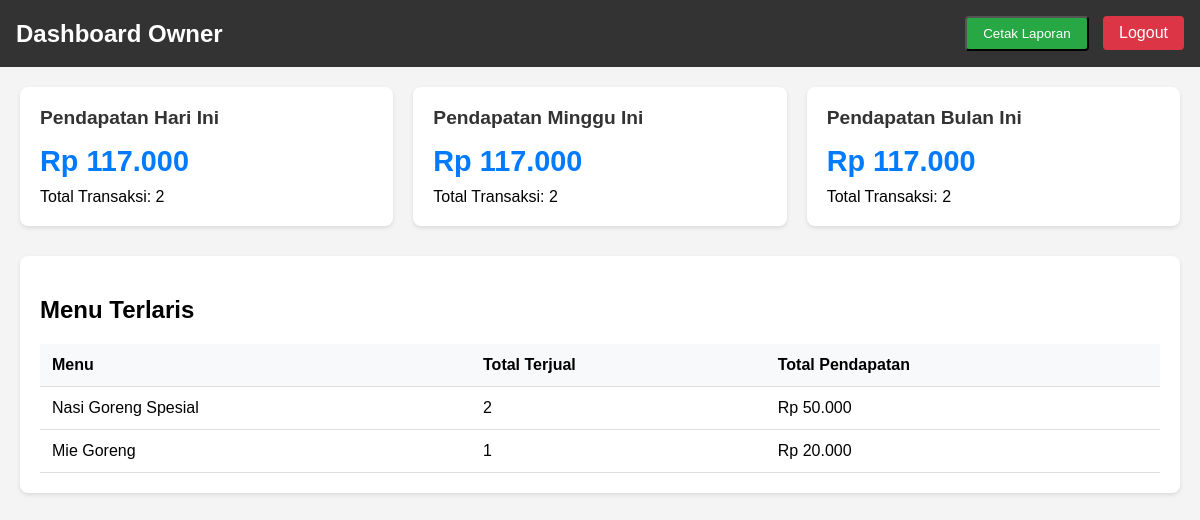
The app's page /pages/owner/ (signed in) with its own data.
### tables this page shows
CREATE TABLE menu (
    id_menu BIGINT UNSIGNED PRIMARY KEY AUTO_INCREMENT,
    nama_menu VARCHAR(255) NOT NULL,
    harga INT NOT NULL,
    created_at TIMESTAMP DEFAULT CURRENT_TIMESTAMP,
    updated_at TIMESTAMP DEFAULT CURRENT_TIMESTAMP ON UPDATE CURRENT_TIMESTAMP
);

### pages/owner/index.php (the view, shortened to what this page needs)
<?php
require_once '../../config/database.php';
$query_today = "CALL GetDailyReport(CURDATE())";
if ($result_today = mysqli_query($conn, $query_today)) {
    $today_stats = mysqli_fetch_assoc($result_today);
}
$query_week = "SELECT
    COUNT(*) as total_transaksi,
    SUM(total) as total_pendapatan
FROM transaksi
WHERE YEARWEEK(created_at) = YEARWEEK(CURDATE())";
if ($result_week = mysqli_query($conn, $query_week)) {
    $week_stats = mysqli_fetch_assoc($result_week);
}
$query_month = "SELECT
    COUNT(*) as total_transaksi,
    SUM(total) as total_pendapatan
FROM transaksi
WHERE MONTH(created_at) = MONTH(CURDATE()) AND YEAR(created_at) = YEAR(CURDATE())";
if ($result_month = mysqli_query($conn, $query_month)) {
    $month_stats = mysqli_fetch_assoc($result_month);
}
$query_popular = "CALL GetPopularMenu(5)";
if ($result_popular = mysqli_query($conn, $query_popular)) {
    $popular_menu = [];
    while ($row = mysqli_fetch_assoc($result_popular)) {
        $popular_menu[] = $row;
    }
} else {
    die('Error executing stored procedure: ' . mysqli_error($conn));
}
?>
<!DOCTYPE html>
<html lang="id">
<head>
</head>
<body>
    <div class="header">
        <h1>Dashboard Owner</h1>
        <div>
            <button onclick="printReport()" class="btn btn-print" style="background-color: #28a745; margin-right: 10px;">Cetak Laporan</button>
            <a href="../../logout.php" class="btn">Logout</a>
        </div>
    </div>
    <div class="container">
        <div class="stats-container">
            <div class="stat-card">
                <h2>Pendapatan Hari Ini</h2>
                <div class="stat-value">Rp <?php echo number_format($today_stats['total_pendapatan'] ?? 0, 0, ',', '.'); ?></div>
                <div>Total Transaksi: <?php echo $today_stats['total_transaksi'] ?? 0; ?></div>
            </div>
            <div class="stat-card">
                <h2>Pendapatan Minggu Ini</h2>
                <div class="stat-value">Rp <?php echo number_format($week_stats['total_pendapatan'] ?? 0, 0, ',', '.'); ?></div>
                <div>Total Transaksi: <?php echo $week_stats['total_transaksi'] ?? 0; ?></div>
            </div>
            <div class="stat-card">
                <h2>Pendapatan Bulan Ini</h2>
                <div class="stat-value">Rp <?php echo number_format($month_stats['total_pendapatan'] ?? 0, 0, ',', '.'); ?></div>
                <div>Total Transaksi: <?php echo $month_stats['total_transaksi'] ?? 0; ?></div>
            </div>
        </div>
        <div class="popular-menu">
            <h2>Menu Terlaris</h2>
            <table>
                <thead>
                    <tr>
                        <th>Menu</th>
                        <th>Total Terjual</th>
                        <th>Total Pendapatan</th>
                    </tr>
                </thead>
                <tbody>
                    <?php foreach ($popular_menu as $menu): ?>
                    <tr>
                        <td><?php echo htmlspecialchars($menu['nama_menu']); ?></td>
                        <td><?php echo $menu['total_terjual']; ?></td>
                        <td>Rp <?php echo number_format($menu['total_pendapatan'], 0, ',', '.'); ?></td>
                    </tr>
                    <?php endforeach; ?>
                </tbody>
            </table>
        </div>
    </div>
</body>
</html>

### pages/owner/index.php (style rules this page uses)
body { font-family: Arial, sans-serif; margin: 0; padding: 0; background-color: #f4f4f4; }
.container { padding: 20px; }
.header { background-color: #333; color: white; padding: 1rem; display: flex; justify-content: space-between; align-items: center; }
.header h1 { margin: 0; font-size: 1.5rem; }
.stats-container { display: grid; grid-template-columns: repeat(auto-fit, minmax(300px, 1fr)); gap: 20px; margin-bottom: 30px; }
.stat-card { background: white; padding: 20px; border-radius: 8px; box-shadow: 0 2px 4px rgba(0,0,0,0.1); }
.stat-card h2 { margin-top: 0; color: #333; font-size: 1.2rem; }
.stat-value { font-size: 1.8rem; font-weight: bold; color: #007bff; margin: 10px 0; }
.popular-menu { background: white; padding: 20px; border-radius: 8px; box-shadow: 0 2px 4px rgba(0,0,0,0.1); }
table { width: 100%; border-collapse: collapse; margin-top: 10px; }
th, td { padding: 12px; text-align: left; border-bottom: 1px solid #ddd; }
th { background-color: #f8f9fa; }
.btn { display: inline-block; padding: 8px 16px; border-radius: 4px; text-decoration: none; color: white; background-color: #dc3545; }

### records on screen
menu: nama_menu "Nasi Goreng Spesial", total_terjual "2", total_pendapatan "50.000"
menu: nama_menu "Mie Goreng", total_terjual "1", total_pendapatan "20.000"

### other values on screen
$today_stats['total_pendapatan'] "117.000"
$today_stats['total_transaksi'] "2"
$week_stats['total_pendapatan'] "117.000"
$week_stats['total_transaksi'] "2"
$month_stats['total_pendapatan'] "117.000"
$month_stats['total_transaksi'] "2"
